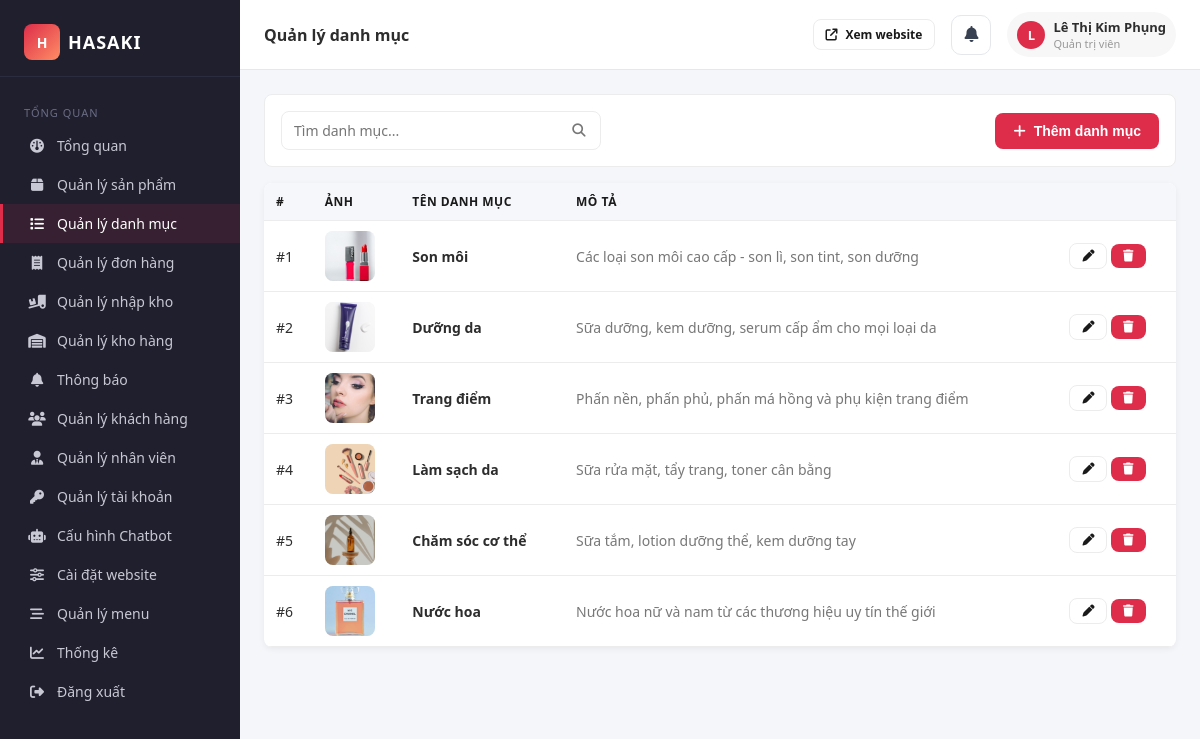
Screenshot of /admin/categories.php (signed in) with the database file from the repository.
### tables this page shows
CREATE TABLE `danhmuc` (
  `MaDanhMuc` int NOT NULL,
  `TenDanhMuc` varchar(100) NOT NULL,
  `MoTa` varchar(255) DEFAULT NULL,
  `AnhDanhMuc` varchar(255) DEFAULT NULL
);

### src/helpers/functions.php (called while the page is built, shortened)
<?php
function e(?string $value): string {
    return htmlspecialchars($value ?? '', ENT_QUOTES, 'UTF-8');
}
function asset(string $path): string {
    return BASE_URL . '/assets/' . ltrim($path, '/');
}
function current_page(string $param = 'page'): int {
    return max(1, (int)($_GET[$param] ?? 1));
}
function paginate(array $items, int $page, int $perPage = 10): array {
    $perPage    = max(1, $perPage);
    $total      = count($items);
    $totalPages = max(1, (int)ceil($total / $perPage));
    $page       = max(1, min($page, $totalPages));
    $offset     = ($page - 1) * $perPage;
    return [
        'items'       => array_slice($items, $offset, $perPage),
        'page'        => $page,
        'per_page'    => $perPage,
        'total'       => $total,
        'total_pages' => $totalPages,
        'offset'      => $offset,
    ];
}
    ?>

### config/database.php (called while the page is built, shortened)
<?php
class Database {
    private static ?PDO $pdo = null;
    public static function getConnection(): PDO {
        if (self::$pdo === null) {
            $dsn = 'mysql:host=' . DB_HOST . ';dbname=' . DB_NAME . ';charset=' . DB_CHARSET;
            $options = [
                PDO::ATTR_ERRMODE              => PDO::ERRMODE_EXCEPTION,
                PDO::ATTR_DEFAULT_FETCH_MODE   => PDO::FETCH_ASSOC,
                PDO::ATTR_EMULATE_PREPARES     => false,
                PDO::MYSQL_ATTR_INIT_COMMAND   => "SET NAMES utf8mb4 COLLATE utf8mb4_unicode_ci",
            ];
            self::$pdo = new PDO($dsn, DB_USER, DB_PASS, $options);
        }
        return self::$pdo;
    }
}

### src/Business/CategoryBLL.php (called while the page is built, shortened)
<?php
require_once __DIR__ . '/../DataAccess/CategoryDAL.php';
class CategoryBLL {
    private CategoryDAL $dal;
    public function __construct() {
        $this->dal = new CategoryDAL();
    }
    public function getAll(): array { return $this->dal->getAll(); }
}

### src/DataAccess/BaseDAL.php (called while the page is built, shortened)
<?php
require_once __DIR__ . '/../../config/database.php';
abstract class BaseDAL {
    public function __construct() {
        $this->db = Database::getConnection();
    }
}

### src/DataAccess/CategoryDAL.php (called while the page is built, shortened)
<?php
require_once __DIR__ . '/BaseDAL.php';
class CategoryDAL extends BaseDAL {
    public function getAll(): array {
        $stmt = $this->db->query("SELECT * FROM DanhMuc ORDER BY MaDanhMuc ASC");
        return $stmt->fetchAll();
    }
}

### public/admin/categories.php (the view, shortened to what this page needs)
<?php
require_once __DIR__ . '/../../src/Business/CategoryBLL.php';
$bll = new CategoryBLL();
$keyword = trim($_GET['q'] ?? '');
$rows = $keyword !== '' ? $bll->search($keyword) : $bll->getAll();
$pg = paginate($rows, current_page(), 10);
$rows = $pg['items'];
require __DIR__ . '/includes/layout-top.php';
?>
<div class="toolbar">
  <form class="search" method="get">
    <input type="text" name="q" placeholder="Tìm danh mục..." value="<?= e($keyword) ?>">
    <button><i class="fa-solid fa-magnifying-glass"></i></button>
  </form>
  <button class="btn" data-modal-open="modal-create"><i class="fa-solid fa-plus"></i> Thêm danh mục</button>
</div>
<table class="table">
  <thead><tr><th>#</th><th>Ảnh</th><th>Tên danh mục</th><th>Mô tả</th><th></th></tr></thead>
  <tbody>
    <?php if (empty($rows)): ?>
      <tr><td colspan="5" class="text-center muted">Không có dữ liệu</td></tr>
    <?php else: foreach ($rows as $r): ?>
      <tr>
        <td>#<?= (int)$r['MaDanhMuc'] ?></td>
        <td>
          <?php if (!empty($r['AnhDanhMuc'])): ?>
            <img class="thumb" src="<?= asset(e($r['AnhDanhMuc'])) ?>" onerror="this.src='https://placehold.co/60'">
          <?php else: ?>
            <div class="thumb" style="display:flex;align-items:center;justify-content:center;color:#bbb"><i class="fa-regular fa-image"></i></div>
          <?php endif; ?>
        </td>
        <td><strong><?= e($r['TenDanhMuc']) ?></strong></td>
        <td class="muted"><?= e($r['MoTa']) ?></td>
        <td class="actions">
          <a class="btn-outline btn btn-sm" href="?action=edit&id=<?= (int)$r['MaDanhMuc'] ?>"><i class="fa-solid fa-pen"></i></a>
          <a class="btn-danger btn btn-sm" href="?action=delete&id=<?= (int)$r['MaDanhMuc'] ?>" data-confirm="Xóa danh mục này?"><i class="fa-solid fa-trash"></i></a>
        </td>
      </tr>
    <?php endforeach; endif; ?>
  </tbody>
</table>
<?php require __DIR__ . '/includes/layout-bottom.php'; ?>

### public/assets/css/admin.css (style rules this page uses)
*, *::before, *::after { box-sizing: border-box; }
html, body { margin: 0; padding: 0; font-family: "Segoe UI", "Roboto", "Helvetica Neue", Arial, sans-serif; font-size: 14px; background: #f4f6f9; color: #2d2d2d; }
a { color: #1a1a1a; text-decoration: none; }
img { max-width: 100%; display: block; }
.toolbar { background: #fff; border: 1px solid #ececec; border-radius: 8px; padding: 16px; margin-bottom: 16px; display: flex; gap: 16px; flex-wrap: wrap; justify-content: space-between; align-items: center; }
.toolbar .search { flex: 0 1 320px; position: relative; }
.toolbar .search input { padding-right: 40px; }
.toolbar .search button { position: absolute; right: 4px; top: 4px; bottom: 4px; border: 0; background: transparent; cursor: pointer; width: 36px; color: #777; }
.btn { display: inline-flex; align-items: center; justify-content: center; gap: 8px; padding: 10px 18px; border: 0; background: #DD2D4A; color: #fff; font-weight: 600; border-radius: 8px; cursor: pointer; transition: filter 0.2s, transform 0.1s; text-decoration: none; font-size: 14px; }
.btn-outline { display: inline-flex; align-items: center; justify-content: center; gap: 8px; padding: 10px 18px; border: 0; background: transparent; color: #1a1a1a; font-weight: 600; border-radius: 8px; cursor: pointer; transition: filter 0.2s, transform 0.1s; text-decoration: none; font-size: 14px; }
.btn-outline { border: 1px solid #ececec; }
.btn-danger { display: inline-flex; align-items: center; justify-content: center; gap: 8px; padding: 10px 18px; border: 0; background: #DD2D4A; color: #fff; font-weight: 600; border-radius: 8px; cursor: pointer; transition: filter 0.2s, transform 0.1s; text-decoration: none; font-size: 14px; }
.btn-sm { padding: 6px 12px; font-size: 12px; }
.input, input:not([type=submit]):not([type=button]):not([type=checkbox]):not([type=radio]):not([type=file]):not([type=color]):not([type=range]):not([type=image]), select, textarea { width: 100%; padding: 9px 12px; font-size: 14px; font-family: inherit; background: #fff; border: 1px solid #ececec; border-radius: 8px; outline: none; transition: border-color 0.2s, box-shadow 0.2s; }
.table { width: 100%; border-collapse: collapse; background: #fff; border-radius: 8px; overflow: hidden; box-shadow: 0 2px 6px rgba(0, 0, 0, 0.06); }
.table th, .table td { padding: 10px 12px; border-bottom: 1px solid #ececec; text-align: left; font-size: 14px; vertical-align: middle; }
.table th { background: #f6f7fa; font-size: 12px; text-transform: uppercase; letter-spacing: 0.5px; color: #1a1a1a; font-weight: 700; }
.table .thumb { width: 50px; height: 50px; border-radius: 8px; object-fit: cover; background: #f7f7f7; }
.table td.actions { white-space: nowrap; }
.muted { color: #777; }

### rows the page displays
danhmuc: MaDanhMuc "1", AnhDanhMuc (picture), TenDanhMuc "Son môi", MoTa "Các loại son môi cao cấp - son lì, son tint, son dưỡng"
danhmuc: MaDanhMuc "2", AnhDanhMuc (picture), TenDanhMuc "Dưỡng da", MoTa "Sữa dưỡng, kem dưỡng, serum cấp ẩm cho mọi loại da"
danhmuc: MaDanhMuc "3", AnhDanhMuc (picture), TenDanhMuc "Trang điểm", MoTa "Phấn nền, phấn phủ, phấn má hồng và phụ kiện trang điểm"
danhmuc: MaDanhMuc "4", AnhDanhMuc (picture), TenDanhMuc "Làm sạch da", MoTa "Sữa rửa mặt, tẩy trang, toner cân bằng"
danhmuc: MaDanhMuc "5", AnhDanhMuc (picture), TenDanhMuc "Chăm sóc cơ thể", MoTa "Sữa tắm, lotion dưỡng thể, kem dưỡng tay"
danhmuc: MaDanhMuc "6", AnhDanhMuc (picture), TenDanhMuc "Nước hoa", MoTa "Nước hoa nữ và nam từ các thương hiệu uy tín thế giới"

### other values shown
$label "Tổng quan"
$label "Quản lý sản phẩm"
$label "Quản lý danh mục"
$label "Quản lý đơn hàng"
$label "Quản lý nhập kho"
$label "Quản lý kho hàng"
$label "Thông báo"
$label "Quản lý khách hàng"
$label "Quản lý nhân viên"
$label "Quản lý tài khoản"
$label "Cấu hình Chatbot"
$label "Cài đặt website"
$label "Quản lý menu"
$label "Thống kê"
$page_title "Quản lý danh mục"
